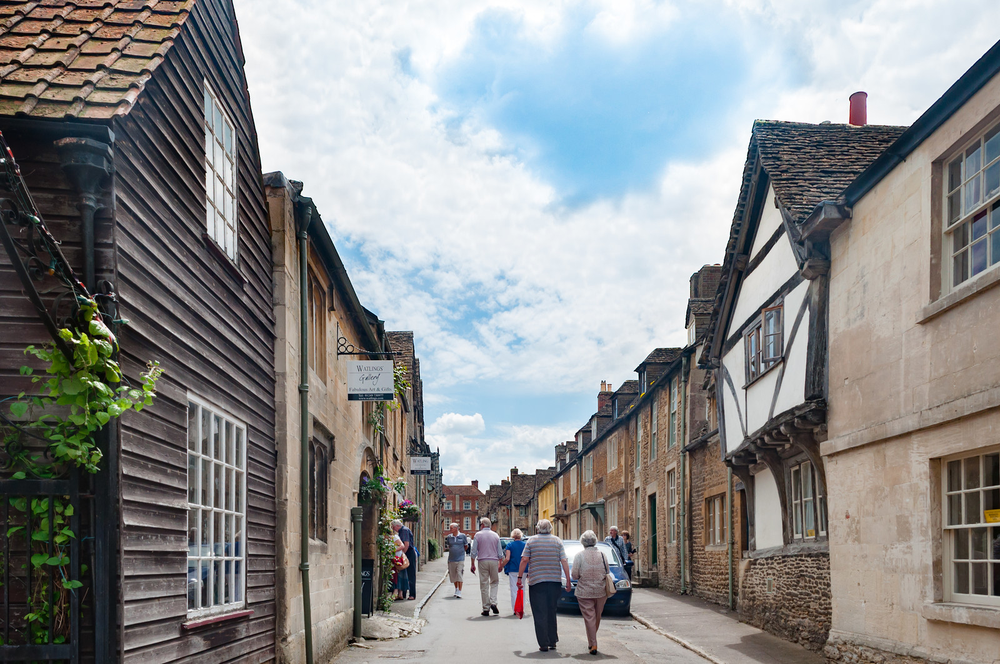
%> input picture lacock.png, 1000 x 664 px, shrunk from 1600 x 1062 before the run
$ octave kadai10.m   (GNU Octave 9; MATLAB toolbox functions it lacks are replaced by stand-ins)
%> lines starting %> are read from the running program, lines starting %| are printed output that depends on the picture; in (x1, y1, x2, y2) boxes, pixels count from 0 and x2, y2 are one past the last pixel; in counts of white or black regions, pixels touching at a corner belong together; the program's own positions count from 1
% 課題10 画像のエッジ抽出
% 次のプログラムを参考にして，エッジ抽出を体験せよ．
% 各自，Lenna以外の画像を用いよ．
% 例

ORG = imread('Lacock.png'); % 原画像の入力
%> ORG is the input picture: size 664x1000x3 uint8; mean R, G, B 137.9, 138.9, 139
ORG = rgb2gray(ORG); %カラーからグレイへの変換
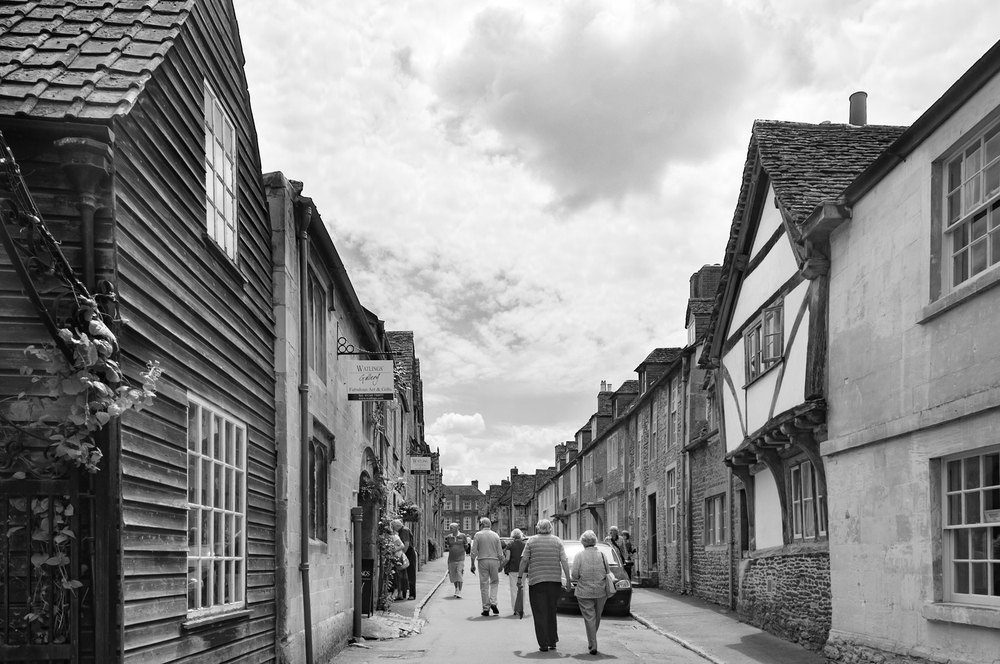
%> ORG: size 664x1000 uint8; min 0, max 255, mean 138.6
imagesc(ORG); colormap('gray'); colorbar; axis image;% 画像表示
pause; % 一時停止

IMG = edge(ORG,'prewitt'); % エッジ抽出（プレウィット法）
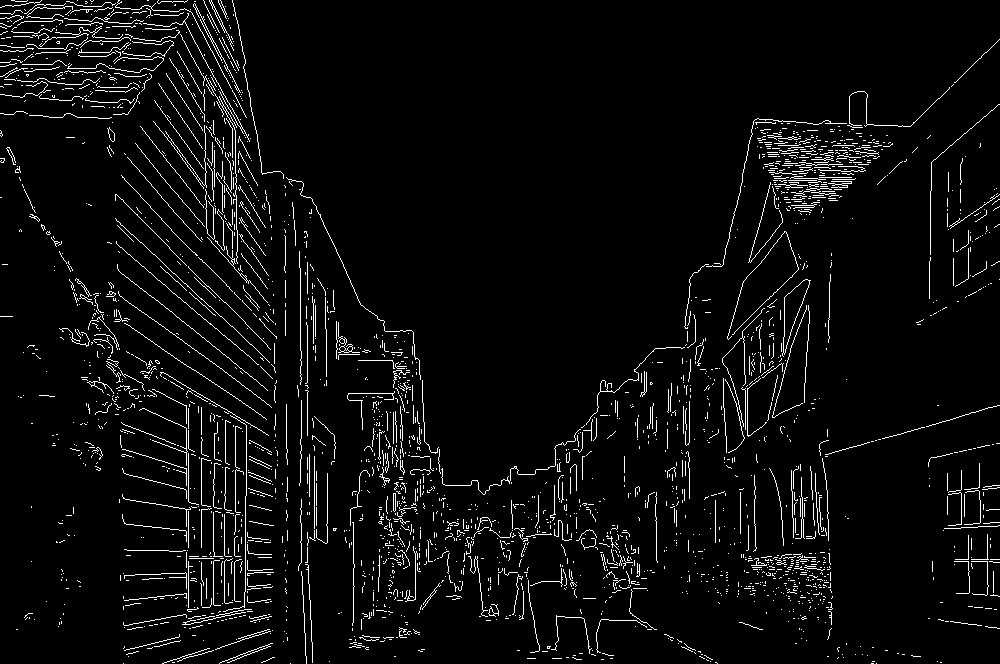
%> IMG: size 664x1000 logical; 4.5% white in thin lines or dots
imagesc(IMG); colormap('gray'); colorbar; axis image;% 画像表示
pause; % 一時停止

IMG = edge(ORG,'sobel'); % エッジ抽出（ソベル法）
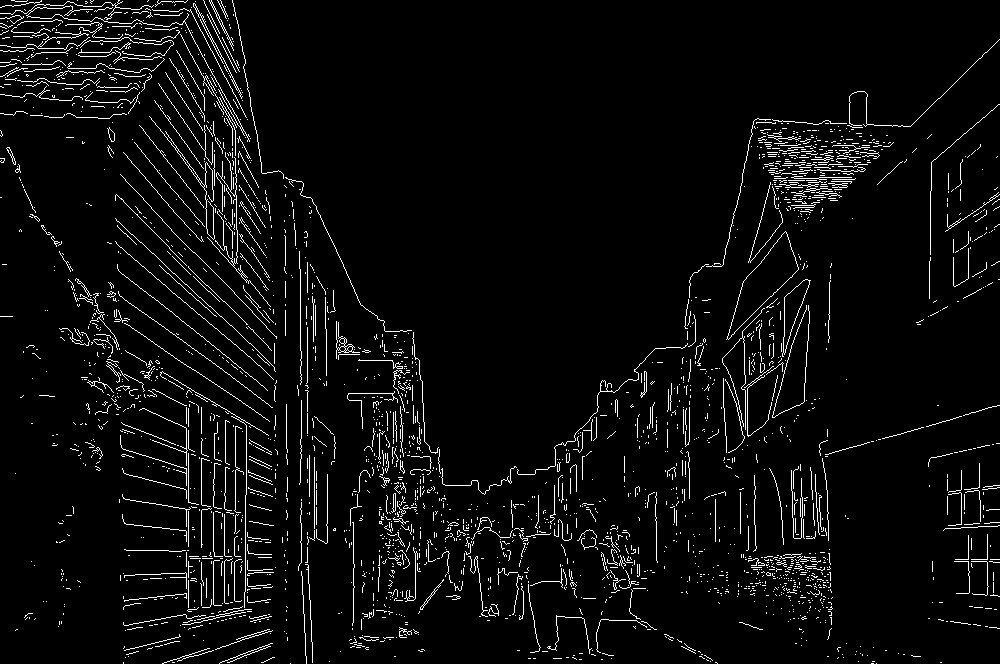
%> IMG: size 664x1000 logical; 4.5% white in thin lines or dots
imagesc(IMG); colormap('gray'); colorbar; axis image;% 画像表示
pause; % 一時停止

IMG = edge(ORG,'canny'); % エッジ抽出（キャニー法）
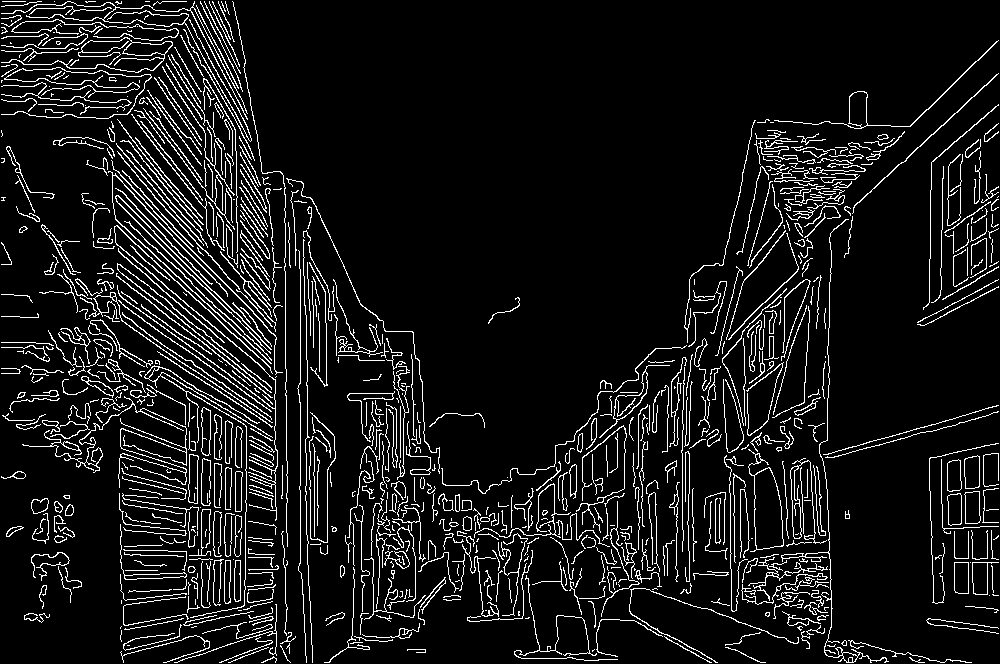
%> IMG: size 664x1000 logical; 8.8% white in thin lines or dots
imagesc(IMG); colormap('gray'); colorbar; axis image;% 画像表示
pause; % 一時停止

$ run again, with Yama.png copied over lacock.png
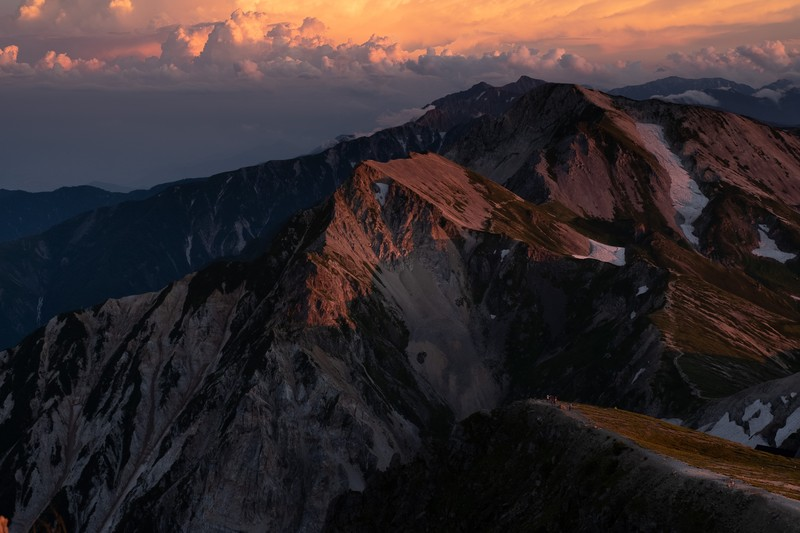
%> input picture Yama.png, 800 x 533 px
%> ORG is the input picture: size 533x800x3 uint8; mean R, G, B 54.7, 44.7, 45.7
%> ORG: size 533x800 uint8
%> `IMG = edge(ORG,'prewitt');`:
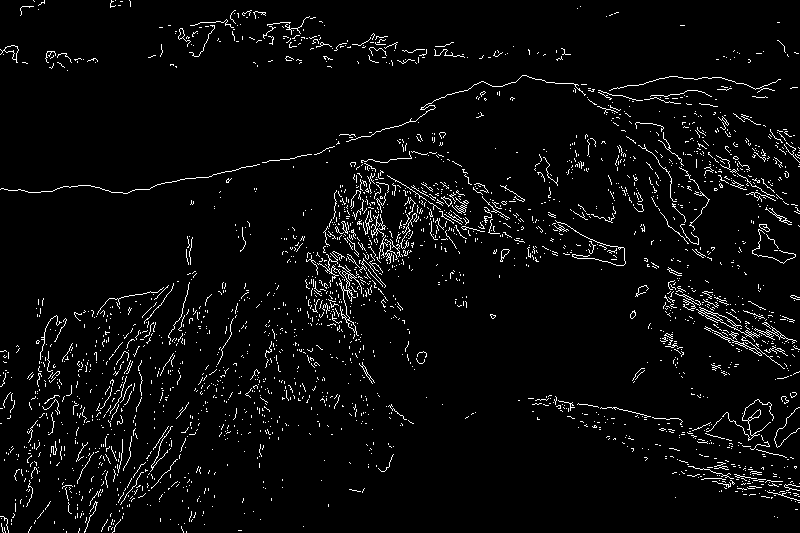
%> IMG: size 533x800 logical; 3.9% white in thin lines or dots
%> `IMG = edge(ORG,'canny');`:
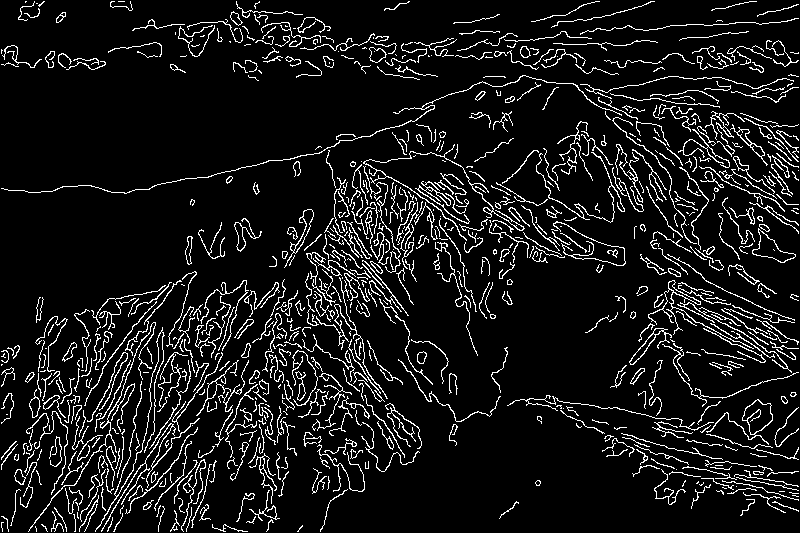
%> IMG: size 533x800 logical; 9.2% white in thin lines or dots
